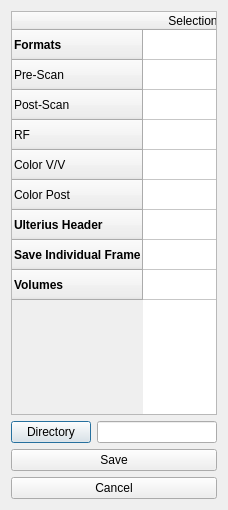
<?xml version="1.0" encoding="UTF-8"?>
<ui version="4.0">
 <class>dPropelloStore</class>
 <widget class="QDialog" name="dPropelloStore">
  <property name="geometry">
   <rect>
    <x>0</x>
    <y>0</y>
    <width>228</width>
    <height>510</height>
   </rect>
  </property>
  <property name="windowTitle">
   <string>Ultrasteer Storage</string>
  </property>
  <property name="windowIcon">
   <iconset resource="propello.qrc">
    <normaloff>:/res/u.ico</normaloff>:/res/u.ico</iconset>
  </property>
  <layout class="QVBoxLayout" name="verticalLayout">
   <item>
    <layout class="QVBoxLayout" name="verticalLayout_2">
     <item>
      <widget class="QTableWidget" name="wSaveOptions">
       <property name="minimumSize">
        <size>
         <width>200</width>
         <height>360</height>
        </size>
       </property>
       <property name="rowCount">
        <number>9</number>
       </property>
       <property name="columnCount">
        <number>1</number>
       </property>
       <row>
        <property name="text">
         <string>Formats</string>
        </property>
        <property name="font">
         <font>
          <weight>75</weight>
          <bold>true</bold>
         </font>
        </property>
       </row>
       <row>
        <property name="text">
         <string>Pre-Scan</string>
        </property>
       </row>
       <row>
        <property name="text">
         <string>Post-Scan</string>
        </property>
       </row>
       <row>
        <property name="text">
         <string>RF</string>
        </property>
       </row>
       <row>
        <property name="text">
         <string>Color V/V</string>
        </property>
       </row>
       <row>
        <property name="text">
         <string>Color Post</string>
        </property>
       </row>
       <row>
        <property name="text">
         <string>Ulterius Header</string>
        </property>
        <property name="font">
         <font>
          <weight>75</weight>
          <bold>true</bold>
         </font>
        </property>
       </row>
       <row>
        <property name="text">
         <string>Save Individual Frame</string>
        </property>
        <property name="font">
         <font>
          <weight>75</weight>
          <bold>true</bold>
         </font>
        </property>
       </row>
       <row>
        <property name="text">
         <string>Volumes</string>
        </property>
        <property name="font">
         <font>
          <weight>75</weight>
          <bold>true</bold>
         </font>
        </property>
       </row>
       <column>
        <property name="text">
         <string>Selection</string>
        </property>
       </column>
       <item row="0" column="0">
        <property name="text">
         <string/>
        </property>
        <property name="flags">
         <set>NoItemFlags</set>
        </property>
       </item>
       <item row="1" column="0">
        <property name="text">
         <string/>
        </property>
        <property name="checkState">
         <enum>Unchecked</enum>
        </property>
        <property name="flags">
         <set>ItemIsSelectable|ItemIsUserCheckable|ItemIsEnabled</set>
        </property>
       </item>
       <item row="2" column="0">
        <property name="text">
         <string/>
        </property>
        <property name="checkState">
         <enum>Unchecked</enum>
        </property>
        <property name="flags">
         <set>ItemIsSelectable|ItemIsUserCheckable|ItemIsEnabled</set>
        </property>
       </item>
       <item row="3" column="0">
        <property name="text">
         <string/>
        </property>
        <property name="checkState">
         <enum>Unchecked</enum>
        </property>
        <property name="flags">
         <set>ItemIsSelectable|ItemIsUserCheckable|ItemIsEnabled</set>
        </property>
       </item>
       <item row="4" column="0">
        <property name="text">
         <string/>
        </property>
        <property name="checkState">
         <enum>Unchecked</enum>
        </property>
        <property name="flags">
         <set>ItemIsSelectable|ItemIsUserCheckable|ItemIsEnabled</set>
        </property>
       </item>
       <item row="5" column="0">
        <property name="text">
         <string/>
        </property>
        <property name="checkState">
         <enum>Unchecked</enum>
        </property>
        <property name="flags">
         <set>ItemIsSelectable|ItemIsUserCheckable|ItemIsEnabled</set>
        </property>
       </item>
       <item row="6" column="0">
        <property name="text">
         <string/>
        </property>
        <property name="checkState">
         <enum>Unchecked</enum>
        </property>
        <property name="flags">
         <set>ItemIsUserCheckable|ItemIsEnabled</set>
        </property>
       </item>
       <item row="7" column="0">
        <property name="text">
         <string/>
        </property>
        <property name="checkState">
         <enum>Unchecked</enum>
        </property>
        <property name="flags">
         <set>ItemIsUserCheckable|ItemIsEnabled</set>
        </property>
       </item>
       <item row="8" column="0">
        <property name="text">
         <string/>
        </property>
        <property name="flags">
         <set>ItemIsEnabled</set>
        </property>
       </item>
      </widget>
     </item>
     <item>
      <layout class="QHBoxLayout" name="horizontalLayout">
       <item>
        <widget class="QPushButton" name="wDirectory">
         <property name="text">
          <string>Directory</string>
         </property>
        </widget>
       </item>
       <item>
        <widget class="QLineEdit" name="wFilePath"/>
       </item>
      </layout>
     </item>
     <item>
      <widget class="QPushButton" name="wSave">
       <property name="text">
        <string>Save</string>
       </property>
      </widget>
     </item>
     <item>
      <widget class="QPushButton" name="wCancel">
       <property name="text">
        <string>Cancel</string>
       </property>
      </widget>
     </item>
    </layout>
   </item>
  </layout>
 </widget>
 <resources>
  <include location="propello.qrc"/>
 </resources>
 <connections>
  <connection>
   <sender>wDirectory</sender>
   <signal>clicked()</signal>
   <receiver>dPropelloStore</receiver>
   <slot>onChangeDirectory()</slot>
   <hints>
    <hint type="sourcelabel">
     <x>113</x>
     <y>487</y>
    </hint>
    <hint type="destinationlabel">
     <x>113</x>
     <y>282</y>
    </hint>
   </hints>
  </connection>
  <connection>
   <sender>wCancel</sender>
   <signal>clicked()</signal>
   <receiver>dPropelloStore</receiver>
   <slot>reject()</slot>
   <hints>
    <hint type="sourcelabel">
     <x>113</x>
     <y>488</y>
    </hint>
    <hint type="destinationlabel">
     <x>113</x>
     <y>254</y>
    </hint>
   </hints>
  </connection>
  <connection>
   <sender>wSave</sender>
   <signal>clicked()</signal>
   <receiver>dPropelloStore</receiver>
   <slot>onSave()</slot>
   <hints>
    <hint type="sourcelabel">
     <x>113</x>
     <y>459</y>
    </hint>
    <hint type="destinationlabel">
     <x>113</x>
     <y>254</y>
    </hint>
   </hints>
  </connection>
 </connections>
 <slots>
  <slot>onSave()</slot>
  <slot>onChangeDirectory()</slot>
  <slot>onSaveSelection()</slot>
 </slots>
</ui>
